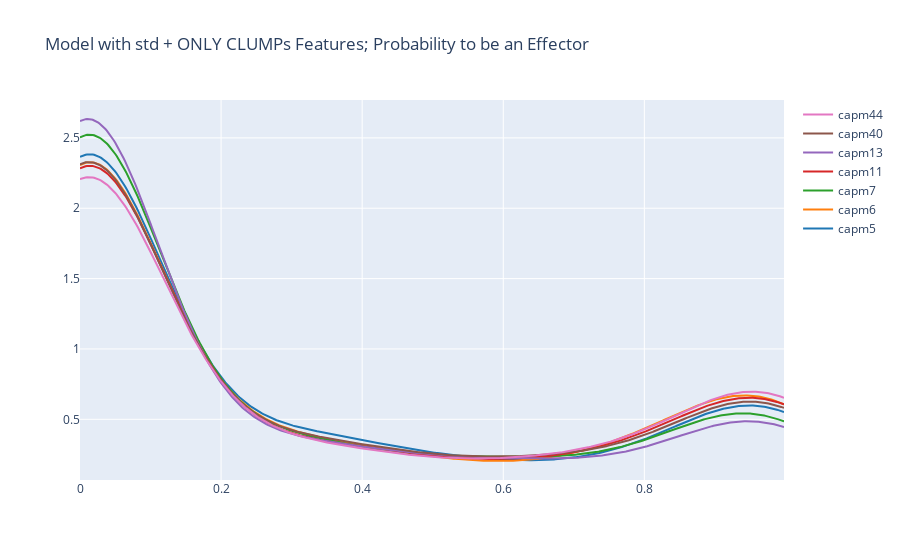
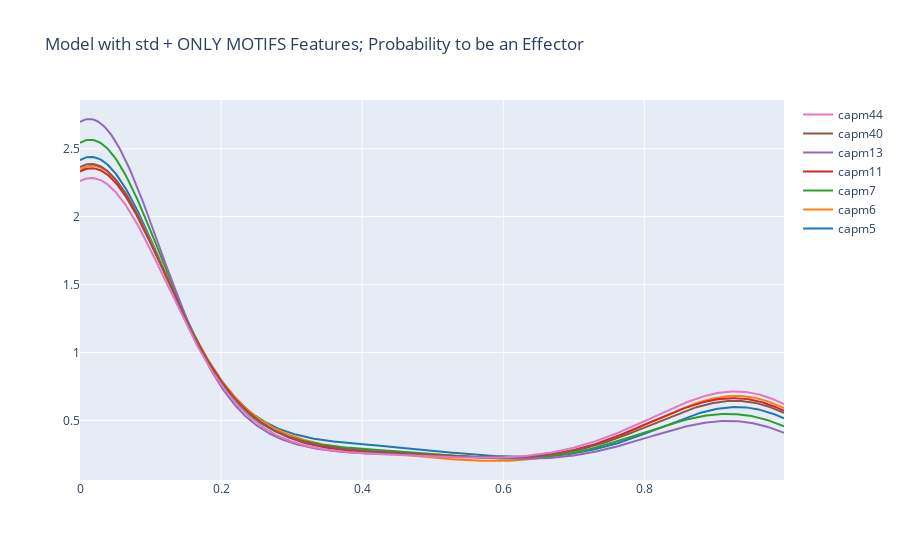
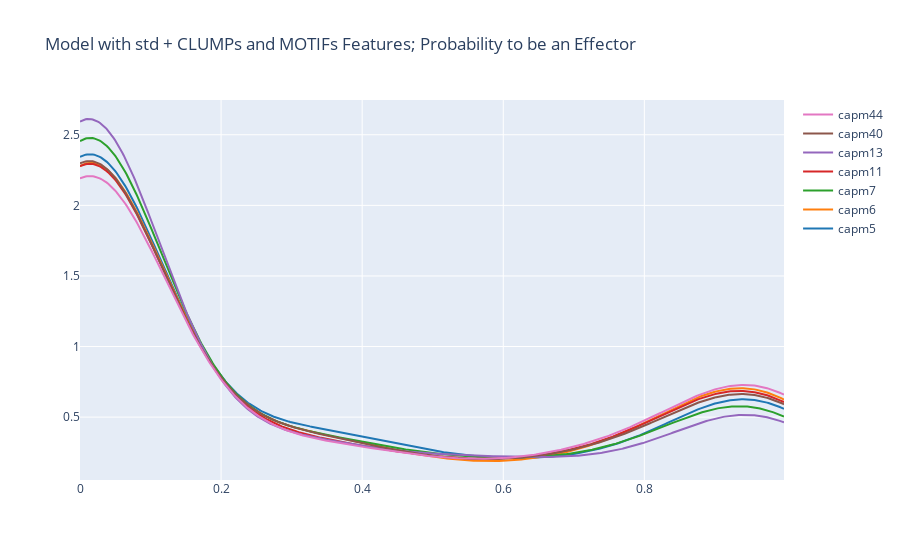

Here is the notebook cell these charts were saved with, in order:
### Code cell
# explore distribution of predictions
eff_prob_strains_cl = []
eff_prob_strains_mf = []
eff_prob_strains_cl_mf = []
for s in capms:
    # clumps
    df_prob = pd.read_csv(f"{table_base_dir}capm{s}/model_clumps_on_dataset20230224/probability_of_predictions.tsv", 
                                  sep="\t", 
                                  header=0)
    eff_prob_strains_cl.append(list(df_prob["effector_prob"]))
    
    # motifs
    df_prob = pd.read_csv(f"{table_base_dir}capm{s}/model_std_on_dataset20230224/probability_of_predictions.tsv", 
                                  sep="\t", 
                                  header=0)
    eff_prob_strains_mf.append(list(df_prob["effector_prob"]))
    
    # clumps and motifs
    df_prob = pd.read_csv(f"{table_base_dir}capm{s}/model_clumps_std_on_dataset20230224/probability_of_predictions.tsv", 
                                  sep="\t", 
                                  header=0)
    eff_prob_strains_cl_mf.append(list(df_prob["effector_prob"]))

    
group_labels = [f"capm{s}" for s in capms] # name of the traces


# clumps
fig_clumps = ff.create_distplot(eff_prob_strains_cl, group_labels, show_hist=False, show_rug=False)
fig_clumps.update_layout(title="Model with std + ONLY CLUMPs Features; Probability to be an Effector")
fig_clumps.show()

# motifs
fig_motifs = ff.create_distplot(eff_prob_strains_mf, group_labels, show_hist=False, show_rug=False)
fig_motifs.update_layout(title="Model with std + ONLY MOTIFS Features; Probability to be an Effector")
fig_motifs.show()

# clumps+motifs
fig_clumps_mot = ff.create_distplot(eff_prob_strains_cl_mf, group_labels, show_hist=False, show_rug=False)
fig_clumps_mot.update_layout(title="Model with std + CLUMPs and MOTIFs Features; Probability to be an Effector")
fig_clumps_mot.show()

### Figure 1 — Plotly figure (JSON) as saved in the notebook; plotly's stock layout.template omitted (floating-point values rounded to 4 significant figures; data arrays with more than 128 entries replaced by an {"elided": "..."} marker saying what was removed)
{"data": [{"legendgroup": "capm5", "marker": {"color": "rgb(31, 119, 180)"}, "mode": "lines", "name": "capm5", "showlegend": true, "type": "scatter", "x": {"elided": "500 float values"}, "xaxis": "x", "y": {"elided": "500 float values"}, "yaxis": "y"}, {"legendgroup": "capm6", "marker": {"color": "rgb(255, 127, 14)"}, "mode": "lines", "name": "capm6", "showlegend": true, "type": "scatter", "x": {"elided": "500 float values"}, "xaxis": "x", "y": {"elided": "500 float values"}, "yaxis": "y"}, {"legendgroup": "capm7", "marker": {"color": "rgb(44, 160, 44)"}, "mode": "lines", "name": "capm7", "showlegend": true, "type": "scatter", "x": {"elided": "500 float values"}, "xaxis": "x", "y": {"elided": "500 float values"}, "yaxis": "y"}, {"legendgroup": "capm11", "marker": {"color": "rgb(214, 39, 40)"}, "mode": "lines", "name": "capm11", "showlegend": true, "type": "scatter", "x": {"elided": "500 float values"}, "xaxis": "x", "y": {"elided": "500 float values"}, "yaxis": "y"}, {"legendgroup": "capm13", "marker": {"color": "rgb(148, 103, 189)"}, "mode": "lines", "name": "capm13", "showlegend": true, "type": "scatter", "x": {"elided": "500 float values"}, "xaxis": "x", "y": {"elided": "500 float values"}, "yaxis": "y"}, {"legendgroup": "capm40", "marker": {"color": "rgb(140, 86, 75)"}, "mode": "lines", "name": "capm40", "showlegend": true, "type": "scatter", "x": {"elided": "500 float values"}, "xaxis": "x", "y": {"elided": "500 float values"}, "yaxis": "y"}, {"legendgroup": "capm44", "marker": {"color": "rgb(227, 119, 194)"}, "mode": "lines", "name": "capm44", "showlegend": true, "type": "scatter", "x": {"elided": "500 float values"}, "xaxis": "x", "y": {"elided": "500 float values"}, "yaxis": "y"}], "layout": {"barmode": "overlay", "hovermode": "closest", "legend": {"traceorder": "reversed"}, "title": {"text": "Model with std + ONLY CLUMPs Features; Probability to be an Effector"}, "xaxis": {"anchor": "y2", "domain": [0, 1], "zeroline": false}, "yaxis": {"anchor": "free", "domain": [0, 1], "position": 0}}}

### Figure 2 — Plotly figure (JSON) as saved in the notebook; plotly's stock layout.template omitted (floating-point values rounded to 4 significant figures; data arrays with more than 128 entries replaced by an {"elided": "..."} marker saying what was removed)
{"data": [{"legendgroup": "capm5", "marker": {"color": "rgb(31, 119, 180)"}, "mode": "lines", "name": "capm5", "showlegend": true, "type": "scatter", "x": {"elided": "500 float values"}, "xaxis": "x", "y": {"elided": "500 float values"}, "yaxis": "y"}, {"legendgroup": "capm6", "marker": {"color": "rgb(255, 127, 14)"}, "mode": "lines", "name": "capm6", "showlegend": true, "type": "scatter", "x": {"elided": "500 float values"}, "xaxis": "x", "y": {"elided": "500 float values"}, "yaxis": "y"}, {"legendgroup": "capm7", "marker": {"color": "rgb(44, 160, 44)"}, "mode": "lines", "name": "capm7", "showlegend": true, "type": "scatter", "x": {"elided": "500 float values"}, "xaxis": "x", "y": {"elided": "500 float values"}, "yaxis": "y"}, {"legendgroup": "capm11", "marker": {"color": "rgb(214, 39, 40)"}, "mode": "lines", "name": "capm11", "showlegend": true, "type": "scatter", "x": {"elided": "500 float values"}, "xaxis": "x", "y": {"elided": "500 float values"}, "yaxis": "y"}, {"legendgroup": "capm13", "marker": {"color": "rgb(148, 103, 189)"}, "mode": "lines", "name": "capm13", "showlegend": true, "type": "scatter", "x": {"elided": "500 float values"}, "xaxis": "x", "y": {"elided": "500 float values"}, "yaxis": "y"}, {"legendgroup": "capm40", "marker": {"color": "rgb(140, 86, 75)"}, "mode": "lines", "name": "capm40", "showlegend": true, "type": "scatter", "x": {"elided": "500 float values"}, "xaxis": "x", "y": {"elided": "500 float values"}, "yaxis": "y"}, {"legendgroup": "capm44", "marker": {"color": "rgb(227, 119, 194)"}, "mode": "lines", "name": "capm44", "showlegend": true, "type": "scatter", "x": {"elided": "500 float values"}, "xaxis": "x", "y": {"elided": "500 float values"}, "yaxis": "y"}], "layout": {"barmode": "overlay", "hovermode": "closest", "legend": {"traceorder": "reversed"}, "title": {"text": "Model with std + ONLY MOTIFS Features; Probability to be an Effector"}, "xaxis": {"anchor": "y2", "domain": [0, 1], "zeroline": false}, "yaxis": {"anchor": "free", "domain": [0, 1], "position": 0}}}

### Figure 3 — Plotly figure (JSON) as saved in the notebook; plotly's stock layout.template omitted (floating-point values rounded to 4 significant figures; data arrays with more than 128 entries replaced by an {"elided": "..."} marker saying what was removed)
{"data": [{"legendgroup": "capm5", "marker": {"color": "rgb(31, 119, 180)"}, "mode": "lines", "name": "capm5", "showlegend": true, "type": "scatter", "x": {"elided": "500 float values"}, "xaxis": "x", "y": {"elided": "500 float values"}, "yaxis": "y"}, {"legendgroup": "capm6", "marker": {"color": "rgb(255, 127, 14)"}, "mode": "lines", "name": "capm6", "showlegend": true, "type": "scatter", "x": {"elided": "500 float values"}, "xaxis": "x", "y": {"elided": "500 float values"}, "yaxis": "y"}, {"legendgroup": "capm7", "marker": {"color": "rgb(44, 160, 44)"}, "mode": "lines", "name": "capm7", "showlegend": true, "type": "scatter", "x": {"elided": "500 float values"}, "xaxis": "x", "y": {"elided": "500 float values"}, "yaxis": "y"}, {"legendgroup": "capm11", "marker": {"color": "rgb(214, 39, 40)"}, "mode": "lines", "name": "capm11", "showlegend": true, "type": "scatter", "x": {"elided": "500 float values"}, "xaxis": "x", "y": {"elided": "500 float values"}, "yaxis": "y"}, {"legendgroup": "capm13", "marker": {"color": "rgb(148, 103, 189)"}, "mode": "lines", "name": "capm13", "showlegend": true, "type": "scatter", "x": {"elided": "500 float values"}, "xaxis": "x", "y": {"elided": "500 float values"}, "yaxis": "y"}, {"legendgroup": "capm40", "marker": {"color": "rgb(140, 86, 75)"}, "mode": "lines", "name": "capm40", "showlegend": true, "type": "scatter", "x": {"elided": "500 float values"}, "xaxis": "x", "y": {"elided": "500 float values"}, "yaxis": "y"}, {"legendgroup": "capm44", "marker": {"color": "rgb(227, 119, 194)"}, "mode": "lines", "name": "capm44", "showlegend": true, "type": "scatter", "x": {"elided": "500 float values"}, "xaxis": "x", "y": {"elided": "500 float values"}, "yaxis": "y"}], "layout": {"barmode": "overlay", "hovermode": "closest", "legend": {"traceorder": "reversed"}, "title": {"text": "Model with std + CLUMPs and MOTIFs Features; Probability to be an Effector"}, "xaxis": {"anchor": "y2", "domain": [0, 1], "zeroline": false}, "yaxis": {"anchor": "free", "domain": [0, 1], "position": 0}}}
